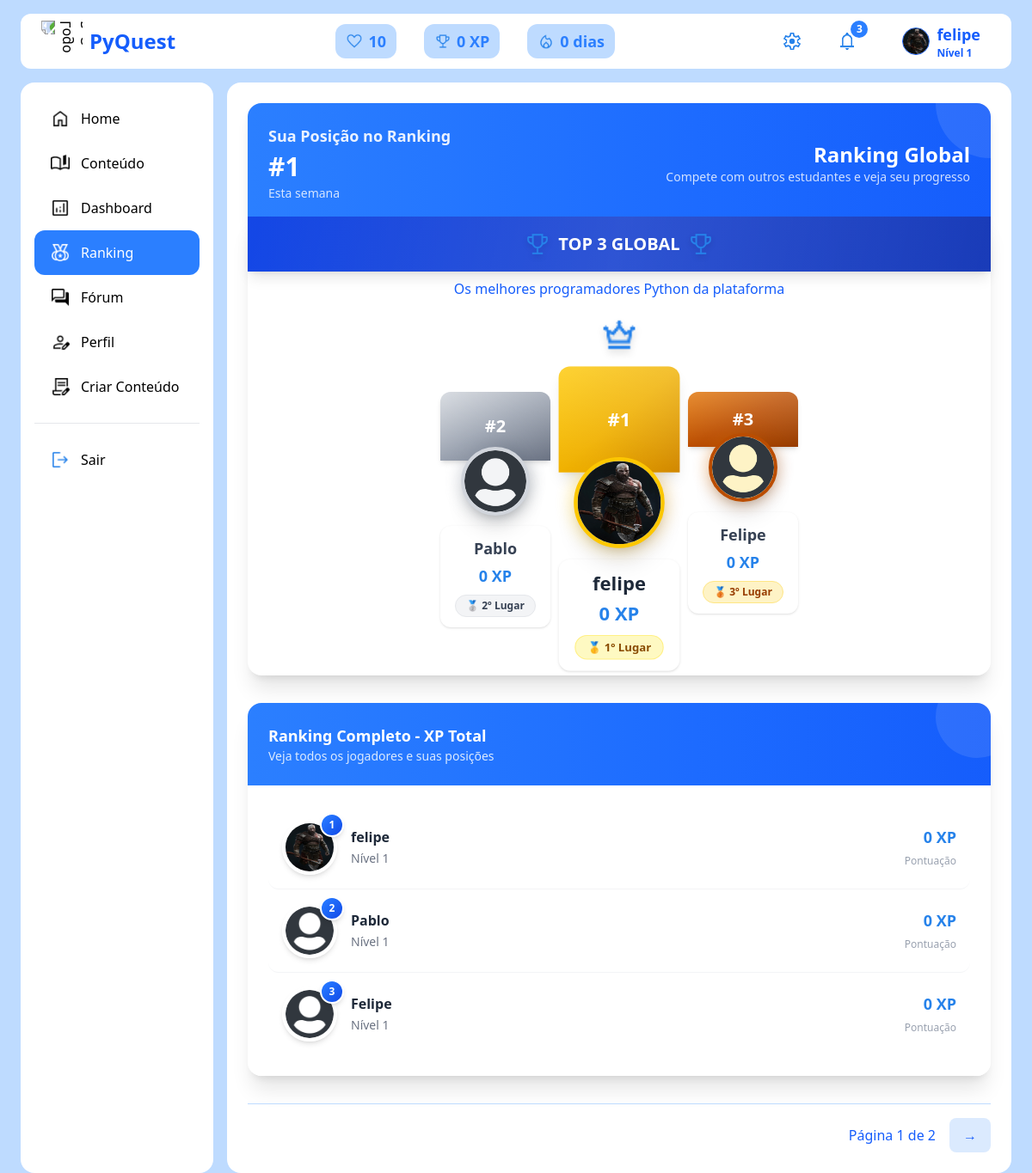
The page /ranking/ (signed in) on the database as committed earlier.
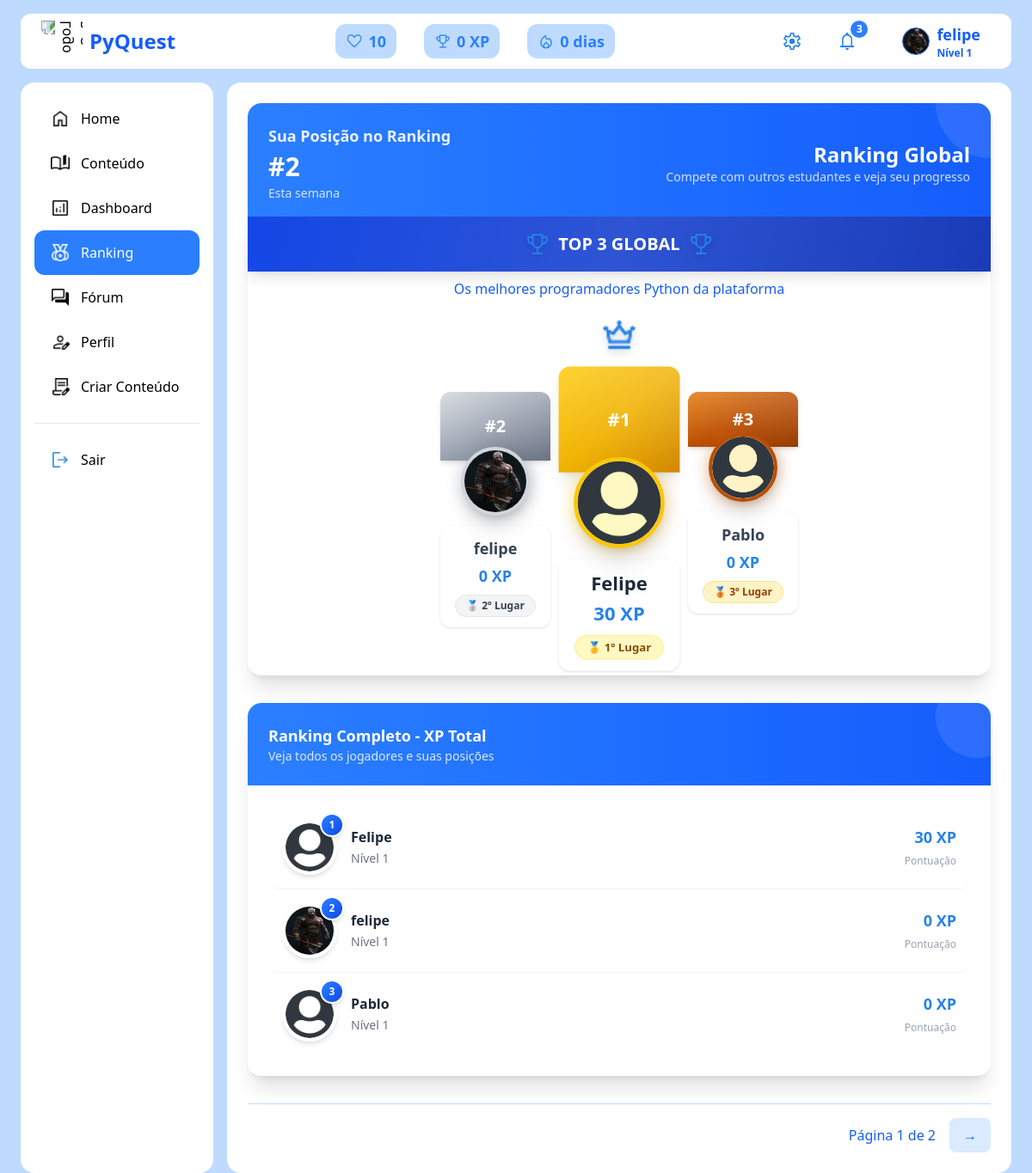
The same page on the database as committed later.
### Pyquest/models.py (models this page shows, shortened)
class Perfil(models.Model):
    user = models.OneToOneField(User, on_delete=models.CASCADE)
    xp = models.IntegerField(default=0)
    nivel = models.IntegerField(default=1)
    vidas = models.IntegerField(default=10)
    max_vidas = models.IntegerField(default=10)
    ultima_regeneracao = models.DateTimeField(default=timezone.now)
    conquistas = models.IntegerField(default=0)
    total_conquistas = models.IntegerField(default=50)
    sequencia = models.IntegerField(default=0)
    avatar = models.ImageField(upload_to="avatars/", default="avatars/default.png")
    descricao = models.TextField(blank=True, null=True, default="Ainda não escreveu nada.")
    licoes = models.IntegerField(default=0)
    github = models.URLField(max_length=200, blank=True, null=True)
    linkedin = models.URLField(max_length=200, blank=True, null=True)

### Pyquest/views.py (the view)
# urls.py: path('ranking/', views.ranking, name='ranking'),
@login_required
def ranking(request):
    perfis_completo = Perfil.objects.select_related('user').order_by('-xp')
    paginator = Paginator(perfis_completo, 3)  # 10 usuários por página
    page_number = request.GET.get('page')
    try:
        page_obj = paginator.page(page_number)
    except PageNotAnInteger:
        page_obj = paginator.page(1)
    except EmptyPage:
        page_obj = paginator.page(paginator.num_pages)
    posicao_usuario = None
    try:
        ids = list(perfis_completo.values_list('user_id', flat=True))
        if request.user.id in ids:
            posicao_usuario = ids.index(request.user.id) + 1
    except Exception:
        posicao_usuario = None
    contexto = {
        "perfis": perfis_completo,  # Lista COMPLETA para o Top 3
        "page_obj": page_obj,       # Lista PAGINADA para o ranking completo
        "usuario_logado": request.user.id,
        "posicao_usuario": posicao_usuario,
        "is_paginated": paginator.num_pages > 1,
    }
    return render(request, "Pyquest/ranking.html", contexto)

### Pyquest/context_processors.py (called while the page is built)
def perfil_context(request):
    if request.user.is_authenticated:
        perfil, created = Perfil.objects.get_or_create(user=request.user)
        return {'perfil': perfil}
    return {}

### Pyquest/templates/Pyquest/ranking.html (shortened to what the changed rows need)
{% extends 'base.html' %}
{% load static %}
{% block content %}
<div class="p-0 w-full">
  <div
    class="bg-gradient-to-r from-blue-500 to-blue-600 text-white p-6 shadow-lg flex justify-between items-center w-full rounded-t-2xl relative overflow-hidden">
    <div class="relative z-10">
      <h2 class="text-lg font-bold opacity-90">Sua Posição no Ranking</h2>
      <p class="text-3xl font-extrabold mt-1">
        #{{ posicao_usuario|default:"-" }}
      </p>
      <span class="text-sm opacity-80">Esta semana</span>
    </div>
    <div class="text-right relative z-10">
      <h1 class="text-2xl font-semibold">Ranking Global</h1>
    </div>
  </div>
  <div class="bg-white rounded-b-2xl p-6 shadow-xl relative -mt-2 z-0">
    <div class="flex justify-center items-end gap-4 mt-10 relative" style="min-height: 280px;">
      {% for perfil in perfis|slice:":3" %}
      <div class="flex flex-col items-center transition-all duration-500 hover:scale-105 hover:-translate-y-2 z-10
          {% if forloop.counter == 1 %}
            order-2 mb-0 transform scale-110
          {% elif forloop.counter == 2 %}
            order-1 mb-8
          {% else %}
            order-3 mb-12
          {% endif %}">
        {% if forloop.counter == 1 %}
        <div class="crown-animation mb-3">
          <img src="{% static 'imagem/crown_24dp_2682EA_FILL0_wght400_GRAD0_opsz24.png' %}"
            class="w-10 h-10 filter drop-shadow-lg" />
        </div>
        {% endif %}
        <div class="w-32
            {% if forloop.counter == 1 %}
              h-28 bg-gradient-to-br from-yellow-400 via-yellow-500 to-yellow-600 shadow-lg
            {% elif forloop.counter == 2 %}
              h-20 bg-gradient-to-br from-gray-300 via-gray-400 to-gray-500 shadow-md
            {% else %}
              h-16 bg-gradient-to-br from-amber-600 via-amber-700 to-amber-800 shadow-md
            {% endif %}
            rounded-t-xl flex items-center justify-center text-white font-bold text-xl relative overflow-hidden">
          <div class="absolute inset-0 bg-gradient-to-b from-white/20 to-transparent"></div>
          #{{ forloop.counter }}
        </div>
        <div class="relative -mt-4">
          <img src="{{ perfil.avatar.url }}" alt="{{ perfil.user.username }}" class="{% if forloop.counter == 1 %}w-24 h-24 border-yellow-400 bg-yellow-100{% else %}w-20 h-20{% endif %}
                        {% if forloop.counter == 2 %}border-gray-300 bg-gray-100{% elif forloop.counter == 3 %}border-amber-700 bg-amber-100{% endif %}
                        rounded-full border-4 relative z-10 shadow-xl cursor-pointer" onclick="openProfile(this)"
            data-name="{{ perfil.user.username }}" data-xp="{{ perfil.xp }}" data-level="{{ perfil.nivel }}"
            data-bio="{{ perfil.descricao|default:'Esse usuário ainda não escreveu uma bio.' }}"
            data-avatar="{{ perfil.avatar.url }}" data-github="{{ perfil.github|default:'' }}"
            data-linkedin="{{ perfil.linkedin|default:'' }}"
            data-conquistas='[{% for c in perfil.user.conquistas.all|slice:":5" %}{"titulo":"{{ c.titulo }}","icone":"{% if c.icone %}{{ c.icone.url }}{% else %}{% endif %}"}{% if not forloop.last %},{% endif %}{% endfor %}]' />
        </div>
        <div class="text-center mt-3 bg-white p-3 rounded-xl shadow-sm w-full max-w-xs">
          <p
            class="font-bold {% if forloop.counter == 1 %}text-xl text-gray-800{% else %}text-lg text-gray-700{% endif %} truncate">
            {{ perfil.user.username }}
          </p>
          <p
            class="font-extrabold text-[#2682EA] {% if forloop.counter == 1 %}text-xl{% else %}text-lg{% endif %} mt-1">
            {{ perfil.xp }} XP
          </p>
          <div class="mt-2
              {% if forloop.counter == 1 %}
                bg-yellow-100 text-yellow-800 border border-yellow-200
              {% elif forloop.counter == 2 %}
                bg-gray-100 text-gray-700 border border-gray-200
              {% else %}
                bg-amber-100 text-amber-800 border border-amber-200
              {% endif %}
              px-3 py-1 rounded-full text-xs font-bold inline-block">
            {% if forloop.counter == 1 %}
            🥇 1º Lugar
            {% elif forloop.counter == 2 %}
            🥈 2º Lugar
            {% else %}
            🥉 3º Lugar
            {% endif %}
          </div>
        </div>
      </div>
      {% endfor %}
    </div>
  </div>
  <div class="mt-8 w-full shadow-xl rounded-2xl overflow-hidden">
    <div class="bg-white p-6">
      <div class="divide-y divide-gray-100">
        {% for perfil in page_obj %}
        <div
          class="flex justify-between items-center py-4 ranking-item hover:bg-blue-50 rounded-xl px-4 transition-all duration-300 hover:shadow-md group">
          <div class="flex items-center gap-4">
            <div class="relative">
              <div class="relative">
                <img src="{{ perfil.avatar.url }}" alt="{{ perfil.user.username }}"
                  class="w-16 h-16 rounded-full border-4 border-white cursor-pointer shadow-md transition-transform duration-300 group-hover:scale-110"
                  onclick="openProfile(this)" data-name="{{ perfil.user.username }}" data-xp="{{ perfil.xp }}"
                  data-level="{{ perfil.nivel }}"
                  data-bio="{{ perfil.descricao|default:'Esse usuário ainda não escreveu uma bio.' }}"
                  data-avatar="{{ perfil.avatar.url }}" data-github="{{ perfil.github|default:'' }}"
                  data-linkedin="{{ perfil.linkedin|default:'' }}"
                  data-conquistas='[{% for c in perfil.user.conquistas.all|slice:":5" %}{"titulo":"{{ c.titulo }}","icone":"{% if c.icone %}{{ c.icone.url }}{% else %}{% endif %}"}{% if not forloop.last %},{% endif %}{% endfor %}]' />
                <div
                  class="absolute -top-2 -right-2 bg-gradient-to-br from-blue-500 to-blue-700 text-white rounded-full w-7 h-7 flex items-center justify-center text-xs font-bold border-2 border-white shadow-md z-20">
                  {{ page_obj.start_index|add:forloop.counter0 }}
                </div>
              </div>
            </div>
            <div>
              <p class="font-semibold text-gray-800 group-hover:text-blue-700 transition-colors">
                {{ perfil.user.username|default:"Usuário" }}
              </p>
              <span class="text-sm text-gray-500">Nível {{ perfil.nivel }}</span>
            </div>
          </div>
          <div class="text-right">
            <p class="font-bold text-[#2682EA] text-lg">{{ perfil.xp }} XP</p>
            <span class="text-xs text-gray-400">Pontuação</span>
          </div>
        </div>
        {% endfor %}
      </div>
    </div>
  </div>
</div>
{% endblock %}

### templates/base.html (shortened to what the changed rows need)
{% load static %}
<!DOCTYPE html>
<html lang="pt-br">
<head>
  <script src="https://cdn.jsdelivr.net/npm/@tailwindcss/browser@4"></script>
</head>
<body class="bg-blue-200">
<header class="flex justify-between items-center bg-white px-6 py-2 rounded-xl mt-4 mx-6">
  <div class="flex items-center gap-2">
    <h1 class="font-bold text-2xl text-blue-600">PyQuest</h1>
  </div>
  <div class="flex gap-8 items-center text-lg">
    <div class="bg-blue-200 px-3 py-1.5 rounded-xl text-blue-500 font-bold flex items-center">
      <img src="{% static 'imagem/favorite_35dp_2682EA_FILL0_wght400_GRAD0_opsz40.png' %}" alt="" class="w-5 h-5 mr-1.5">
      <h2>{{ perfil.vidas }}</h2>
    </div>
    <div class="bg-blue-200 px-3 py-1.5 rounded-xl text-blue-500 font-bold flex items-center">
      <img src="{% static 'imagem/trophy_100dp_2682EA_FILL0_wght400_GRAD0_opsz48.png' %}" alt="" class="w-5 h-5 mr-1.5">
      <h2>{{ perfil.xp }} XP</h2>
    </div>
    <div class="bg-blue-200 px-3 py-1.5 rounded-xl text-blue-500 font-bold flex items-center">
      <img src="{% static 'imagem/mode_heat_35dp_2682EA_FILL0_wght400_GRAD0_opsz40.png' %}" alt="" class="w-5 h-5 mr-1.5">
      <h2>{{ perfil.sequencia }} dias</h2>
    </div>
  </div>
<div class="flex items-center gap-6 text-blue-600 font-semibold">
  <div class="flex items-center gap-2 ml-5 mr-3">
    <img id="avatar-display" src="{{ perfil.avatar.url }}"
         alt="Perfil" class="w-8 h-8 rounded-full border-1">
    <div class="flex flex-col">
      <span class="text-lg font-bold">{{ request.user.username }}</span>
      <span class="text-xs">Nível {{ perfil.nivel }}</span>
    </div>
  </div>
</div>
</header>
<main class="flex gap-4 mx-6 mt-4">
  <section class="flex-1 bg-white rounded-2xl p-6">
    {% block content %}{% endblock %}
  </section>
</main>
</body>
</html>

Rows that differ between the two databases and show on the page:
changed Perfil "felipe": start_index|add "1" → "2"; text "🥇 1º Lugar" → "🥈 2º Lugar"
changed Perfil "Felipe": xp "0" → "30"; start_index|add "3" → "1"; text "🥉 3º Lugar" → "🥇 1º Lugar"; moves up the list
computed for Perfil "Pablo": start_index|add "2" → "3"; text "🥈 2º Lugar" → "🥉 3º Lugar"
Other text that changed with them:
{{ posicao_usuario|default:"-" }}: "1" → "2"
